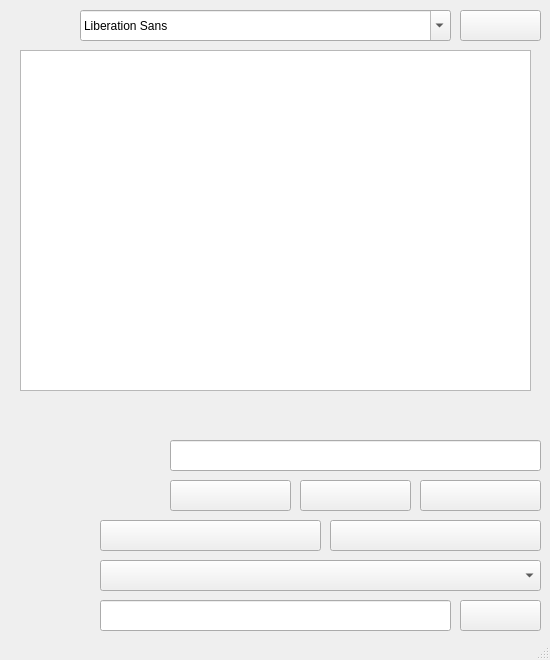
<?xml version="1.0" encoding="UTF-8"?>
<ui version="4.0">
 <class>MainWindow</class>
 <widget class="QMainWindow" name="MainWindow">
  <property name="geometry">
   <rect>
    <x>0</x>
    <y>0</y>
    <width>550</width>
    <height>660</height>
   </rect>
  </property>
  <property name="windowTitle">
   <string>MainWindow</string>
  </property>
  <widget class="QWidget" name="centralwidget">
   <widget class="QLabel" name="fonts">
    <property name="geometry">
     <rect>
      <x>10</x>
      <y>10</y>
      <width>61</width>
      <height>31</height>
     </rect>
    </property>
    <property name="text">
     <string/>
    </property>
   </widget>
   <widget class="QFontComboBox" name="fontChoice">
    <property name="geometry">
     <rect>
      <x>80</x>
      <y>10</y>
      <width>371</width>
      <height>31</height>
     </rect>
    </property>
   </widget>
   <widget class="QPushButton" name="help">
    <property name="geometry">
     <rect>
      <x>460</x>
      <y>10</y>
      <width>81</width>
      <height>31</height>
     </rect>
    </property>
    <property name="text">
     <string/>
    </property>
   </widget>
   <widget class="QLabel" name="tectCopy">
    <property name="geometry">
     <rect>
      <x>10</x>
      <y>520</y>
      <width>81</width>
      <height>31</height>
     </rect>
    </property>
    <property name="text">
     <string/>
    </property>
   </widget>
   <widget class="QPushButton" name="copyText">
    <property name="geometry">
     <rect>
      <x>100</x>
      <y>520</y>
      <width>221</width>
      <height>31</height>
     </rect>
    </property>
    <property name="text">
     <string/>
    </property>
   </widget>
   <widget class="QPushButton" name="clearTexts">
    <property name="geometry">
     <rect>
      <x>420</x>
      <y>480</y>
      <width>121</width>
      <height>31</height>
     </rect>
    </property>
    <property name="text">
     <string/>
    </property>
   </widget>
   <widget class="QLabel" name="group">
    <property name="geometry">
     <rect>
      <x>10</x>
      <y>560</y>
      <width>81</width>
      <height>31</height>
     </rect>
    </property>
    <property name="text">
     <string/>
    </property>
   </widget>
   <widget class="QComboBox" name="choseGroup">
    <property name="geometry">
     <rect>
      <x>100</x>
      <y>560</y>
      <width>441</width>
      <height>31</height>
     </rect>
    </property>
   </widget>
   <widget class="QLabel" name="search">
    <property name="geometry">
     <rect>
      <x>10</x>
      <y>600</y>
      <width>71</width>
      <height>31</height>
     </rect>
    </property>
    <property name="text">
     <string/>
    </property>
   </widget>
   <widget class="QLabel" name="textShow">
    <property name="geometry">
     <rect>
      <x>10</x>
      <y>400</y>
      <width>151</width>
      <height>111</height>
     </rect>
    </property>
    <property name="text">
     <string/>
    </property>
   </widget>
   <widget class="QPushButton" name="clearSch">
    <property name="geometry">
     <rect>
      <x>460</x>
      <y>600</y>
      <width>81</width>
      <height>31</height>
     </rect>
    </property>
    <property name="text">
     <string/>
    </property>
   </widget>
   <widget class="QPushButton" name="coptUni">
    <property name="geometry">
     <rect>
      <x>330</x>
      <y>520</y>
      <width>211</width>
      <height>31</height>
     </rect>
    </property>
    <property name="text">
     <string/>
    </property>
   </widget>
   <widget class="QTableWidget" name="fontMap">
    <property name="geometry">
     <rect>
      <x>20</x>
      <y>50</y>
      <width>511</width>
      <height>341</height>
     </rect>
    </property>
   </widget>
   <widget class="QLineEdit" name="textSch">
    <property name="geometry">
     <rect>
      <x>100</x>
      <y>600</y>
      <width>351</width>
      <height>31</height>
     </rect>
    </property>
   </widget>
   <widget class="QPushButton" name="choseTexts">
    <property name="geometry">
     <rect>
      <x>170</x>
      <y>480</y>
      <width>121</width>
      <height>31</height>
     </rect>
    </property>
    <property name="text">
     <string/>
    </property>
   </widget>
   <widget class="QPushButton" name="copyTexts">
    <property name="geometry">
     <rect>
      <x>300</x>
      <y>480</y>
      <width>111</width>
      <height>31</height>
     </rect>
    </property>
    <property name="text">
     <string/>
    </property>
   </widget>
   <widget class="QLineEdit" name="anyText">
    <property name="geometry">
     <rect>
      <x>170</x>
      <y>440</y>
      <width>371</width>
      <height>31</height>
     </rect>
    </property>
   </widget>
   <widget class="QLabel" name="texts">
    <property name="geometry">
     <rect>
      <x>170</x>
      <y>400</y>
      <width>371</width>
      <height>31</height>
     </rect>
    </property>
    <property name="text">
     <string/>
    </property>
   </widget>
  </widget>
  <widget class="QStatusBar" name="msg"/>
 </widget>
 <resources/>
 <connections/>
</ui>
